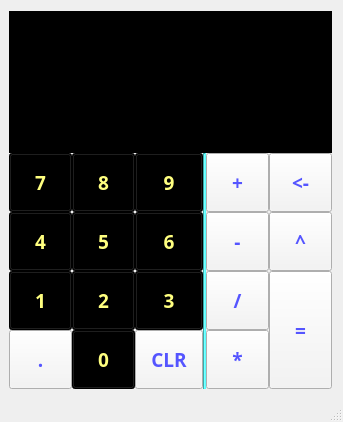
<?xml version="1.0" encoding="UTF-8"?>
<ui version="4.0">
 <class>CalcWindow</class>
 <widget class="QMainWindow" name="CalcWindow">
  <property name="geometry">
   <rect>
    <x>0</x>
    <y>0</y>
    <width>343</width>
    <height>422</height>
   </rect>
  </property>
  <property name="windowTitle">
   <string>CalcWindow</string>
  </property>
  <property name="styleSheet">
   <string notr="true">color: rgb(255, 255, 255);</string>
  </property>
  <widget class="QWidget" name="centralWidget">
   <layout class="QGridLayout" name="gridLayout">
    <property name="leftMargin">
     <number>9</number>
    </property>
    <property name="spacing">
     <number>0</number>
    </property>
    <item row="7" column="1">
     <widget class="QPushButton" name="but0">
      <property name="font">
       <font>
        <family>PT Serif</family>
        <pointsize>14</pointsize>
        <weight>75</weight>
        <bold>true</bold>
       </font>
      </property>
      <property name="styleSheet">
       <string notr="true">QPushButton 
{
	
	background-color: rgb(0, 0, 0);
	padding : 15px;
	color: rgb(255, 255, 127);
}

QPushButton::pressed 
{
	background-color : rgb(255,255,127);
	padding : 15px;
	color : rgb(0,0,0);
}</string>
      </property>
      <property name="text">
       <string>0</string>
      </property>
     </widget>
    </item>
    <item row="4" column="4">
     <widget class="QPushButton" name="butAdd">
      <property name="sizePolicy">
       <sizepolicy hsizetype="Preferred" vsizetype="Preferred">
        <horstretch>0</horstretch>
        <verstretch>0</verstretch>
       </sizepolicy>
      </property>
      <property name="font">
       <font>
        <family>PT Serif</family>
        <pointsize>14</pointsize>
        <weight>75</weight>
        <bold>true</bold>
       </font>
      </property>
      <property name="styleSheet">
       <string notr="true">QPushButton 
{	
	background-color: rgb(244, 244, 244);
	padding : 15px;	
	color: rgb(85, 85, 255);
}

QPushButton::pressed 
{
	background-color : #f4f4f4;
	padding : 15px;
	color: rgb(85, 85, 255);
}</string>
      </property>
      <property name="text">
       <string>+</string>
      </property>
     </widget>
    </item>
    <item row="6" column="0">
     <widget class="QPushButton" name="but1">
      <property name="sizePolicy">
       <sizepolicy hsizetype="Preferred" vsizetype="Preferred">
        <horstretch>0</horstretch>
        <verstretch>0</verstretch>
       </sizepolicy>
      </property>
      <property name="font">
       <font>
        <family>PT Serif</family>
        <pointsize>14</pointsize>
        <weight>75</weight>
        <bold>true</bold>
       </font>
      </property>
      <property name="styleSheet">
       <string notr="true">QPushButton 
{
	
	background-color: rgb(0, 0, 0);
	padding : 15px;
	color: rgb(255, 255, 127);
}

QPushButton::pressed 
{
	background-color : rgb(255,255,127);
	padding : 15px;
	color : rgb(0,0,0);
}</string>
      </property>
      <property name="text">
       <string>1</string>
      </property>
     </widget>
    </item>
    <item row="5" column="4">
     <widget class="QPushButton" name="butSub">
      <property name="sizePolicy">
       <sizepolicy hsizetype="Preferred" vsizetype="Preferred">
        <horstretch>0</horstretch>
        <verstretch>0</verstretch>
       </sizepolicy>
      </property>
      <property name="font">
       <font>
        <family>PT Serif</family>
        <pointsize>14</pointsize>
        <weight>75</weight>
        <bold>true</bold>
       </font>
      </property>
      <property name="styleSheet">
       <string notr="true">QPushButton 
{	
	background-color: rgb(244, 244, 244);
	padding : 15px;	
	color: rgb(85, 85, 255);
}

QPushButton::pressed 
{
	background-color : #f4f4f4;
	padding : 15px;
	color: rgb(85, 85, 255);
}</string>
      </property>
      <property name="text">
       <string>-</string>
      </property>
     </widget>
    </item>
    <item row="6" column="1">
     <widget class="QPushButton" name="but2">
      <property name="sizePolicy">
       <sizepolicy hsizetype="Preferred" vsizetype="Preferred">
        <horstretch>0</horstretch>
        <verstretch>0</verstretch>
       </sizepolicy>
      </property>
      <property name="font">
       <font>
        <family>PT Serif</family>
        <pointsize>14</pointsize>
        <weight>75</weight>
        <bold>true</bold>
       </font>
      </property>
      <property name="styleSheet">
       <string notr="true">QPushButton 
{
	
	background-color: rgb(0, 0, 0);
	padding : 15px;
	color: rgb(255, 255, 127);
}

QPushButton::pressed 
{
	background-color : rgb(255,255,127);
	padding : 15px;
	color : rgb(0,0,0);
}</string>
      </property>
      <property name="text">
       <string>2</string>
      </property>
     </widget>
    </item>
    <item row="4" column="3" rowspan="4">
     <widget class="Line" name="line">
      <property name="styleSheet">
       <string notr="true">background-color: rgb(85, 255, 255);</string>
      </property>
      <property name="orientation">
       <enum>Qt::Vertical</enum>
      </property>
     </widget>
    </item>
    <item row="7" column="0">
     <widget class="QPushButton" name="butDot">
      <property name="font">
       <font>
        <family>PT Serif</family>
        <pointsize>14</pointsize>
        <weight>75</weight>
        <bold>true</bold>
       </font>
      </property>
      <property name="styleSheet">
       <string notr="true">QPushButton 
{	
	background-color: rgb(244, 244, 244);
	padding : 15px;	
	color: rgb(85, 85, 255);
}

QPushButton::pressed 
{
	background-color : #f4f4f4;
	padding : 15px;
	color: rgb(85, 85, 255);
}</string>
      </property>
      <property name="text">
       <string>.</string>
      </property>
     </widget>
    </item>
    <item row="6" column="4">
     <widget class="QPushButton" name="butDiv">
      <property name="sizePolicy">
       <sizepolicy hsizetype="Preferred" vsizetype="Preferred">
        <horstretch>0</horstretch>
        <verstretch>0</verstretch>
       </sizepolicy>
      </property>
      <property name="font">
       <font>
        <family>PT Serif</family>
        <pointsize>14</pointsize>
        <weight>75</weight>
        <bold>true</bold>
       </font>
      </property>
      <property name="styleSheet">
       <string notr="true">QPushButton 
{	
	background-color: rgb(244, 244, 244);
	padding : 15px;	
	color: rgb(85, 85, 255);
}

QPushButton::pressed 
{
	background-color : #f4f4f4;
	padding : 15px;
	color: rgb(85, 85, 255);
}</string>
      </property>
      <property name="text">
       <string>/</string>
      </property>
     </widget>
    </item>
    <item row="5" column="2">
     <widget class="QPushButton" name="but6">
      <property name="sizePolicy">
       <sizepolicy hsizetype="Preferred" vsizetype="Preferred">
        <horstretch>0</horstretch>
        <verstretch>0</verstretch>
       </sizepolicy>
      </property>
      <property name="font">
       <font>
        <family>PT Serif</family>
        <pointsize>14</pointsize>
        <weight>75</weight>
        <bold>true</bold>
       </font>
      </property>
      <property name="styleSheet">
       <string notr="true">QPushButton 
{
	
	background-color: rgb(0, 0, 0);
	padding : 15px;
	color: rgb(255, 255, 127);
}

QPushButton::pressed 
{
	background-color : rgb(255,255,127);
	padding : 15px;
	color : rgb(0,0,0);
}</string>
      </property>
      <property name="text">
       <string>6</string>
      </property>
     </widget>
    </item>
    <item row="1" column="0" colspan="6">
     <widget class="QLineEdit" name="Display">
      <property name="sizePolicy">
       <sizepolicy hsizetype="Preferred" vsizetype="Expanding">
        <horstretch>0</horstretch>
        <verstretch>0</verstretch>
       </sizepolicy>
      </property>
      <property name="font">
       <font>
        <family>Myriad Pro</family>
        <pointsize>48</pointsize>
        <weight>75</weight>
        <bold>true</bold>
       </font>
      </property>
      <property name="styleSheet">
       <string notr="true">color: rgb(255, 255, 127);
background-color: rgb(0,0,0);
margin-top : -3px;
border: none;</string>
      </property>
      <property name="alignment">
       <set>Qt::AlignRight|Qt::AlignTrailing|Qt::AlignVCenter</set>
      </property>
     </widget>
    </item>
    <item row="5" column="5">
     <widget class="QPushButton" name="butPow">
      <property name="font">
       <font>
        <family>PT Serif</family>
        <pointsize>14</pointsize>
        <weight>75</weight>
        <bold>true</bold>
       </font>
      </property>
      <property name="styleSheet">
       <string notr="true">QPushButton 
{	
	background-color: rgb(244, 244, 244);
	padding : 15px;	
	color: rgb(85, 85, 255);
}

QPushButton::pressed 
{
	background-color : #f4f4f4;
	padding : 15px;
	color: rgb(85, 85, 255);
}</string>
      </property>
      <property name="text">
       <string>^</string>
      </property>
     </widget>
    </item>
    <item row="6" column="2">
     <widget class="QPushButton" name="but3">
      <property name="sizePolicy">
       <sizepolicy hsizetype="Preferred" vsizetype="Preferred">
        <horstretch>0</horstretch>
        <verstretch>0</verstretch>
       </sizepolicy>
      </property>
      <property name="font">
       <font>
        <family>PT Serif</family>
        <pointsize>14</pointsize>
        <weight>75</weight>
        <bold>true</bold>
       </font>
      </property>
      <property name="styleSheet">
       <string notr="true">QPushButton 
{
	
	background-color: rgb(0, 0, 0);
	padding : 15px;
	color: rgb(255, 255, 127);
}

QPushButton::pressed 
{
	background-color : rgb(255,255,127);
	padding : 15px;
	color : rgb(0,0,0);
}</string>
      </property>
      <property name="text">
       <string>3</string>
      </property>
     </widget>
    </item>
    <item row="7" column="4">
     <widget class="QPushButton" name="butMul">
      <property name="font">
       <font>
        <family>PT Serif</family>
        <pointsize>14</pointsize>
        <weight>75</weight>
        <bold>true</bold>
       </font>
      </property>
      <property name="styleSheet">
       <string notr="true">QPushButton 
{	
	background-color: rgb(244, 244, 244);
	padding : 15px;	
	color: rgb(85, 85, 255);
}

QPushButton::pressed 
{
	background-color : #f4f4f4;
	padding : 15px;
	color: rgb(85, 85, 255);
}</string>
      </property>
      <property name="text">
       <string>*</string>
      </property>
     </widget>
    </item>
    <item row="4" column="0">
     <widget class="QPushButton" name="but7">
      <property name="sizePolicy">
       <sizepolicy hsizetype="Preferred" vsizetype="Preferred">
        <horstretch>0</horstretch>
        <verstretch>0</verstretch>
       </sizepolicy>
      </property>
      <property name="font">
       <font>
        <family>PT Serif</family>
        <pointsize>14</pointsize>
        <weight>75</weight>
        <bold>true</bold>
       </font>
      </property>
      <property name="styleSheet">
       <string notr="true">QPushButton 
{
	
	background-color: rgb(0, 0, 0);
	padding : 15px;
	color: rgb(255, 255, 127);
}

QPushButton::pressed 
{
	background-color : rgb(255,255,127);
	padding : 15px;
	color : rgb(0,0,0);
}</string>
      </property>
      <property name="text">
       <string>7</string>
      </property>
     </widget>
    </item>
    <item row="5" column="1">
     <widget class="QPushButton" name="but5">
      <property name="sizePolicy">
       <sizepolicy hsizetype="Preferred" vsizetype="Preferred">
        <horstretch>0</horstretch>
        <verstretch>0</verstretch>
       </sizepolicy>
      </property>
      <property name="font">
       <font>
        <family>PT Serif</family>
        <pointsize>14</pointsize>
        <weight>75</weight>
        <bold>true</bold>
       </font>
      </property>
      <property name="styleSheet">
       <string notr="true">QPushButton 
{
	
	background-color: rgb(0, 0, 0);
	padding : 15px;
	color: rgb(255, 255, 127);
}

QPushButton::pressed 
{
	background-color : rgb(255,255,127);
	padding : 15px;
	color : rgb(0,0,0);
}</string>
      </property>
      <property name="text">
       <string>5</string>
      </property>
     </widget>
    </item>
    <item row="4" column="5">
     <widget class="QPushButton" name="butBack">
      <property name="font">
       <font>
        <family>PT Serif</family>
        <pointsize>14</pointsize>
        <weight>75</weight>
        <bold>true</bold>
       </font>
      </property>
      <property name="styleSheet">
       <string notr="true">QPushButton 
{	
	background-color: rgb(244, 244, 244);
	padding : 15px;	
	color: rgb(85, 85, 255);
}

QPushButton::pressed 
{
	background-color : #f4f4f4;
	padding : 15px;
	color: rgb(85, 85, 255);
}</string>
      </property>
      <property name="text">
       <string>&lt;-</string>
      </property>
     </widget>
    </item>
    <item row="5" column="0">
     <widget class="QPushButton" name="but4">
      <property name="sizePolicy">
       <sizepolicy hsizetype="Preferred" vsizetype="Preferred">
        <horstretch>0</horstretch>
        <verstretch>0</verstretch>
       </sizepolicy>
      </property>
      <property name="font">
       <font>
        <family>PT Serif</family>
        <pointsize>14</pointsize>
        <weight>75</weight>
        <bold>true</bold>
       </font>
      </property>
      <property name="styleSheet">
       <string notr="true">QPushButton 
{
	
	background-color: rgb(0, 0, 0);
	padding : 15px;
	color: rgb(255, 255, 127);
}

QPushButton::pressed 
{
	background-color : rgb(255,255,127);
	padding : 15px;
	color : rgb(0,0,0);
}</string>
      </property>
      <property name="text">
       <string>4</string>
      </property>
     </widget>
    </item>
    <item row="4" column="2">
     <widget class="QPushButton" name="but9">
      <property name="sizePolicy">
       <sizepolicy hsizetype="Preferred" vsizetype="Preferred">
        <horstretch>0</horstretch>
        <verstretch>0</verstretch>
       </sizepolicy>
      </property>
      <property name="font">
       <font>
        <family>PT Serif</family>
        <pointsize>14</pointsize>
        <weight>75</weight>
        <bold>true</bold>
       </font>
      </property>
      <property name="styleSheet">
       <string notr="true">QPushButton 
{
	
	background-color: rgb(0, 0, 0);
	padding : 15px;
	color: rgb(255, 255, 127);
}

QPushButton::pressed 
{
	background-color : rgb(255,255,127);
	padding : 15px;
	color : rgb(0,0,0);
}</string>
      </property>
      <property name="text">
       <string>9</string>
      </property>
     </widget>
    </item>
    <item row="7" column="2">
     <widget class="QPushButton" name="butClr">
      <property name="font">
       <font>
        <family>PT Serif</family>
        <pointsize>14</pointsize>
        <weight>75</weight>
        <bold>true</bold>
       </font>
      </property>
      <property name="styleSheet">
       <string notr="true">QPushButton 
{	
	background-color: rgb(244, 244, 244);
	padding : 15px;	
	color: rgb(85, 85, 255);
}

QPushButton::pressed 
{
	background-color : #f4f4f4;
	padding : 15px;
	color: rgb(85, 85, 255);
}</string>
      </property>
      <property name="text">
       <string>CLR</string>
      </property>
     </widget>
    </item>
    <item row="4" column="1">
     <widget class="QPushButton" name="but8">
      <property name="sizePolicy">
       <sizepolicy hsizetype="Preferred" vsizetype="Preferred">
        <horstretch>0</horstretch>
        <verstretch>0</verstretch>
       </sizepolicy>
      </property>
      <property name="font">
       <font>
        <family>PT Serif</family>
        <pointsize>14</pointsize>
        <weight>75</weight>
        <bold>true</bold>
       </font>
      </property>
      <property name="styleSheet">
       <string notr="true">QPushButton 
{
	
	background-color: rgb(0, 0, 0);
	padding : 15px;
	color: rgb(255, 255, 127);
}

QPushButton::pressed 
{
	background-color : rgb(255,255,127);
	padding : 15px;
	color : rgb(0,0,0);
}</string>
      </property>
      <property name="text">
       <string>8</string>
      </property>
     </widget>
    </item>
    <item row="6" column="5" rowspan="2">
     <widget class="QPushButton" name="butAns">
      <property name="sizePolicy">
       <sizepolicy hsizetype="Minimum" vsizetype="MinimumExpanding">
        <horstretch>0</horstretch>
        <verstretch>0</verstretch>
       </sizepolicy>
      </property>
      <property name="font">
       <font>
        <family>PT Serif</family>
        <pointsize>14</pointsize>
        <weight>75</weight>
        <bold>true</bold>
       </font>
      </property>
      <property name="styleSheet">
       <string notr="true">QPushButton 
{	
	background-color: rgb(244, 244, 244);
	padding : 15px;	
	color: rgb(85, 85, 255);
}

QPushButton::pressed 
{
	background-color : #f4f4f4;
	padding : 15px;
	color: rgb(85, 85, 255);
}</string>
      </property>
      <property name="text">
       <string>=</string>
      </property>
     </widget>
    </item>
    <item row="0" column="0" colspan="6">
     <widget class="QLabel" name="label">
      <property name="font">
       <font>
        <pointsize>16</pointsize>
        <weight>75</weight>
        <bold>true</bold>
       </font>
      </property>
      <property name="styleSheet">
       <string notr="true">color: rgb(170, 170, 127);
background-color: rgb(0, 0, 0);
margin-left: -10px;</string>
      </property>
      <property name="text">
       <string/>
      </property>
      <property name="alignment">
       <set>Qt::AlignRight|Qt::AlignTrailing|Qt::AlignVCenter</set>
      </property>
     </widget>
    </item>
   </layout>
  </widget>
  <widget class="QStatusBar" name="statusBar"/>
 </widget>
 <layoutdefault spacing="6" margin="11"/>
 <resources/>
 <connections/>
</ui>
